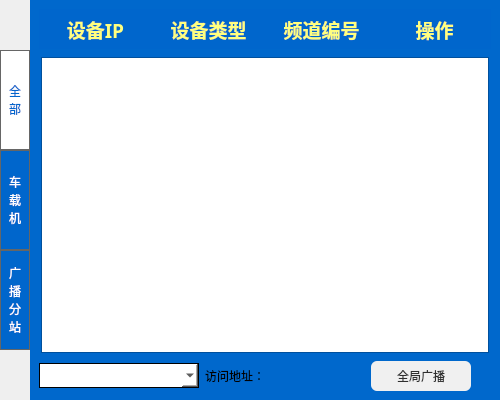
<?xml version="1.0" encoding="UTF-8"?>
<ui version="4.0">
 <class>mainWidget</class>
 <widget class="QWidget" name="mainWidget">
  <property name="geometry">
   <rect>
    <x>0</x>
    <y>0</y>
    <width>500</width>
    <height>400</height>
   </rect>
  </property>
  <property name="minimumSize">
   <size>
    <width>500</width>
    <height>400</height>
   </size>
  </property>
  <property name="maximumSize">
   <size>
    <width>9999</width>
    <height>999999</height>
   </size>
  </property>
  <property name="windowTitle">
   <string>mainWidget</string>
  </property>
  <layout class="QHBoxLayout" name="horizontalLayout_3">
   <property name="spacing">
    <number>0</number>
   </property>
   <property name="leftMargin">
    <number>0</number>
   </property>
   <property name="topMargin">
    <number>0</number>
   </property>
   <property name="rightMargin">
    <number>0</number>
   </property>
   <property name="bottomMargin">
    <number>0</number>
   </property>
   <item>
    <layout class="QVBoxLayout" name="verticalLayout_4">
     <property name="spacing">
      <number>0</number>
     </property>
     <item>
      <spacer name="verticalSpacer">
       <property name="orientation">
        <enum>Qt::Vertical</enum>
       </property>
       <property name="sizeType">
        <enum>QSizePolicy::Fixed</enum>
       </property>
       <property name="sizeHint" stdset="0">
        <size>
         <width>20</width>
         <height>50</height>
        </size>
       </property>
      </spacer>
     </item>
     <item>
      <widget class="QPushButton" name="pushButton_7">
       <property name="minimumSize">
        <size>
         <width>30</width>
         <height>100</height>
        </size>
       </property>
       <property name="maximumSize">
        <size>
         <width>30</width>
         <height>120</height>
        </size>
       </property>
       <property name="styleSheet">
        <string notr="true">QPushButton
{
	border:1px solid rgb(102, 102, 102); 
	font:75 16px &quot;微软雅黑&quot;;
	background-color:rgb(0, 102, 204);
	color: #FFFFFF;
}
QPushButton:hover
{
	/*鼠标悬停在按钮上时*/
	background-color:rgb(0, 102, 204,50);
}
QPushButton:checked
{ 
	color:rgb(0, 102, 204);
	background-color:#FFFFFF; 
}</string>
       </property>
       <property name="text">
        <string>全
部</string>
       </property>
       <property name="checkable">
        <bool>true</bool>
       </property>
       <property name="checked">
        <bool>true</bool>
       </property>
      </widget>
     </item>
     <item>
      <widget class="QPushButton" name="pushButton_8">
       <property name="minimumSize">
        <size>
         <width>30</width>
         <height>100</height>
        </size>
       </property>
       <property name="maximumSize">
        <size>
         <width>30</width>
         <height>120</height>
        </size>
       </property>
       <property name="styleSheet">
        <string notr="true">QPushButton
{
	border:1px solid rgb(102, 102, 102); 
	font:75 16px &quot;微软雅黑&quot;;
	background-color:rgb(0, 102, 204);
	color: #FFFFFF;
}
QPushButton:hover
{
	/*鼠标悬停在按钮上时*/
	background-color:rgb(0, 102, 204,50);
}
QPushButton:checked
{ 
	color:rgb(0, 102, 204);
	background-color:#FFFFFF; 
}</string>
       </property>
       <property name="text">
        <string>车
载
机</string>
       </property>
       <property name="checkable">
        <bool>true</bool>
       </property>
       <property name="checked">
        <bool>false</bool>
       </property>
      </widget>
     </item>
     <item>
      <widget class="QPushButton" name="pushButton_9">
       <property name="minimumSize">
        <size>
         <width>30</width>
         <height>100</height>
        </size>
       </property>
       <property name="maximumSize">
        <size>
         <width>30</width>
         <height>120</height>
        </size>
       </property>
       <property name="styleSheet">
        <string notr="true">QPushButton
{
	border:1px solid rgb(102, 102, 102); 
	font:75 16px &quot;微软雅黑&quot;;
	background-color:rgb(0, 102, 204);
	color: #FFFFFF;
}
QPushButton:hover
{
	/*鼠标悬停在按钮上时*/
	background-color:rgb(0, 102, 204,50);
}
QPushButton:checked
{ 
	color:rgb(0, 102, 204);
	background-color:#FFFFFF; 
}</string>
       </property>
       <property name="text">
        <string>广
播
分
站</string>
       </property>
       <property name="checkable">
        <bool>true</bool>
       </property>
       <property name="checked">
        <bool>false</bool>
       </property>
      </widget>
     </item>
     <item>
      <spacer name="verticalSpacer_2">
       <property name="orientation">
        <enum>Qt::Vertical</enum>
       </property>
       <property name="sizeHint" stdset="0">
        <size>
         <width>20</width>
         <height>40</height>
        </size>
       </property>
      </spacer>
     </item>
    </layout>
   </item>
   <item>
    <widget class="QWidget" name="mainWidget_2" native="true">
     <property name="styleSheet">
      <string notr="true">background-color: rgb(0, 104, 204);</string>
     </property>
     <layout class="QVBoxLayout" name="verticalLayout_3">
      <property name="spacing">
       <number>6</number>
      </property>
      <property name="topMargin">
       <number>9</number>
      </property>
      <property name="bottomMargin">
       <number>9</number>
      </property>
      <item>
       <layout class="QHBoxLayout" name="horizontalLayout">
        <property name="spacing">
         <number>0</number>
        </property>
        <item>
         <widget class="QLabel" name="label_4">
          <property name="minimumSize">
           <size>
            <width>0</width>
            <height>40</height>
           </size>
          </property>
          <property name="maximumSize">
           <size>
            <width>16777215</width>
            <height>999999</height>
           </size>
          </property>
          <property name="font">
           <font>
            <family>微软雅黑</family>
            <pointsize>14</pointsize>
            <weight>75</weight>
            <bold>true</bold>
           </font>
          </property>
          <property name="styleSheet">
           <string notr="true">color: rgb(255, 255, 127);
background-color: rgb(0, 102, 204);</string>
          </property>
          <property name="text">
           <string>设备IP</string>
          </property>
          <property name="alignment">
           <set>Qt::AlignCenter</set>
          </property>
         </widget>
        </item>
        <item>
         <spacer name="horizontalSpacer_2">
          <property name="minimumSize">
           <size>
            <width>0</width>
            <height>40</height>
           </size>
          </property>
          <property name="orientation">
           <enum>Qt::Horizontal</enum>
          </property>
          <property name="sizeType">
           <enum>QSizePolicy::Fixed</enum>
          </property>
          <property name="sizeHint" stdset="0">
           <size>
            <width>120</width>
            <height>20</height>
           </size>
          </property>
         </spacer>
        </item>
        <item>
         <widget class="QLabel" name="label">
          <property name="minimumSize">
           <size>
            <width>0</width>
            <height>40</height>
           </size>
          </property>
          <property name="maximumSize">
           <size>
            <width>16777215</width>
            <height>999999</height>
           </size>
          </property>
          <property name="font">
           <font>
            <family>微软雅黑</family>
            <pointsize>14</pointsize>
            <weight>75</weight>
            <bold>true</bold>
           </font>
          </property>
          <property name="styleSheet">
           <string notr="true">color: rgb(255, 255, 127);
background-color: rgb(0, 102, 204);</string>
          </property>
          <property name="text">
           <string>设备类型</string>
          </property>
          <property name="alignment">
           <set>Qt::AlignCenter</set>
          </property>
         </widget>
        </item>
        <item>
         <widget class="QLabel" name="label_2">
          <property name="minimumSize">
           <size>
            <width>0</width>
            <height>40</height>
           </size>
          </property>
          <property name="maximumSize">
           <size>
            <width>16777215</width>
            <height>999999</height>
           </size>
          </property>
          <property name="font">
           <font>
            <family>微软雅黑</family>
            <pointsize>14</pointsize>
            <weight>75</weight>
            <bold>true</bold>
           </font>
          </property>
          <property name="styleSheet">
           <string notr="true">color: rgb(255, 255, 127);
background-color: rgb(0, 102, 204);</string>
          </property>
          <property name="text">
           <string>频道编号</string>
          </property>
          <property name="alignment">
           <set>Qt::AlignCenter</set>
          </property>
         </widget>
        </item>
        <item>
         <widget class="QLabel" name="label_3">
          <property name="minimumSize">
           <size>
            <width>0</width>
            <height>40</height>
           </size>
          </property>
          <property name="maximumSize">
           <size>
            <width>16777215</width>
            <height>999999</height>
           </size>
          </property>
          <property name="font">
           <font>
            <family>微软雅黑</family>
            <pointsize>14</pointsize>
            <weight>75</weight>
            <bold>true</bold>
           </font>
          </property>
          <property name="styleSheet">
           <string notr="true">color: rgb(255, 255, 127);
background-color: rgb(0, 102, 204);</string>
          </property>
          <property name="text">
           <string>操作</string>
          </property>
          <property name="alignment">
           <set>Qt::AlignCenter</set>
          </property>
         </widget>
        </item>
       </layout>
      </item>
      <item>
       <widget class="QWidget" name="widget" native="true">
        <layout class="QVBoxLayout" name="verticalLayout" stretch="0">
         <property name="spacing">
          <number>2</number>
         </property>
         <property name="leftMargin">
          <number>2</number>
         </property>
         <property name="topMargin">
          <number>2</number>
         </property>
         <property name="rightMargin">
          <number>2</number>
         </property>
         <property name="bottomMargin">
          <number>2</number>
         </property>
         <item>
          <widget class="QScrollArea" name="scrollArea">
           <property name="widgetResizable">
            <bool>true</bool>
           </property>
           <widget class="QWidget" name="scrollAreaWidgetContents">
            <property name="geometry">
             <rect>
              <x>0</x>
              <y>0</y>
              <width>444</width>
              <height>290</height>
             </rect>
            </property>
            <property name="styleSheet">
             <string notr="true">background-color: rgb(255, 255, 255);</string>
            </property>
            <layout class="QVBoxLayout" name="verticalLayoutCenter">
             <item>
              <spacer name="verticalSpacer_3">
               <property name="orientation">
                <enum>Qt::Vertical</enum>
               </property>
               <property name="sizeHint" stdset="0">
                <size>
                 <width>20</width>
                 <height>40</height>
                </size>
               </property>
              </spacer>
             </item>
            </layout>
           </widget>
          </widget>
         </item>
        </layout>
       </widget>
      </item>
      <item>
       <layout class="QHBoxLayout" name="horizontalLayout_2">
        <property name="rightMargin">
         <number>20</number>
        </property>
        <item>
         <widget class="QComboBox" name="comboBox">
          <property name="minimumSize">
           <size>
            <width>160</width>
            <height>25</height>
           </size>
          </property>
          <property name="styleSheet">
           <string notr="true">background-color: rgb(255, 255, 255);
border:1px solid rgb(0, 0, 0); </string>
          </property>
          <property name="editable">
           <bool>false</bool>
          </property>
          <property name="currentText">
           <string/>
          </property>
          <property name="currentIndex">
           <number>-1</number>
          </property>
         </widget>
        </item>
        <item>
         <widget class="QLabel" name="label_ip">
          <property name="text">
           <string>访问地址：</string>
          </property>
         </widget>
        </item>
        <item>
         <spacer name="horizontalSpacer">
          <property name="orientation">
           <enum>Qt::Horizontal</enum>
          </property>
          <property name="sizeHint" stdset="0">
           <size>
            <width>40</width>
            <height>20</height>
           </size>
          </property>
         </spacer>
        </item>
        <item>
         <widget class="QPushButton" name="pushButton">
          <property name="minimumSize">
           <size>
            <width>100</width>
            <height>30</height>
           </size>
          </property>
          <property name="styleSheet">
           <string notr="true">QPushButton
{
	border:1px solid rgb(102, 102, 102); 
	font:75 14px &quot;微软雅黑&quot;;
	background-color:#F0F0F0;
	color: #2F2F2F;
    border:1px solid  #F0F0F0;
	border-width:0px;
	border-radius:6px;
}
 
QPushButton:checked
{  
	background-color: rgb(255, 85, 0); 
	color: #FFFFFF;
}

QPushButton:pressed
{ 
	background-color:#D0D0D0;
}</string>
          </property>
          <property name="text">
           <string>全局广播</string>
          </property>
          <property name="checkable">
           <bool>true</bool>
          </property>
          <property name="checked">
           <bool>false</bool>
          </property>
         </widget>
        </item>
       </layout>
      </item>
     </layout>
    </widget>
   </item>
  </layout>
 </widget>
 <resources/>
 <connections/>
</ui>
